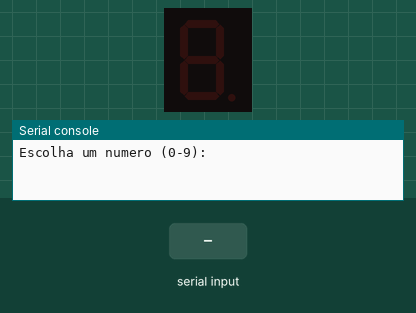
This program was run on a simulated MicroPython board. Shown: 1-digit seven-segment display, the last lines printed to the serial console. Inputs (shaded band) come from the test bench. The segment pins are drawn as the display they are named for.

Above: at 1.2 s.
1.3 s: "5" typed at the serial console, then Enter
At 2.3 s:
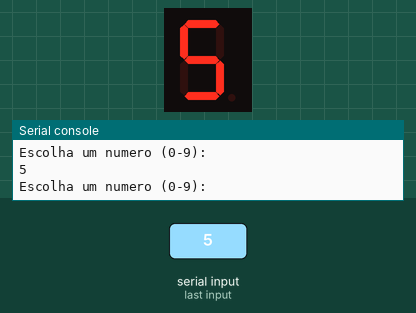
2.8 s: "1" typed at the serial console, then Enter
At 3.2 s:
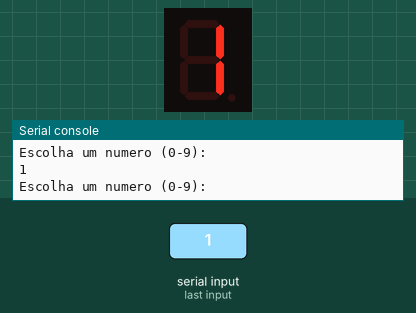
Timing chart, 0 to 5.8 s (numbered marks = the images above; inputs shaded):
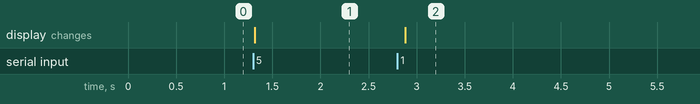

Measured:
- after the input at 1.3 s, the display: changes at once (image 1)
- after the input at 2.8 s, the display: changes after 0.08 s (image 2)

The program:

display_7_segmentos.py
```python
from machine import Pin
from time import sleep

#setando os pins
a = Pin(2, Pin.OUT)
b = Pin(15, Pin.OUT)
c= Pin(17, Pin.OUT)
d = Pin(5, Pin.OUT)
e = Pin(18, Pin.OUT)
f= Pin(4, Pin.OUT)
g = Pin(16, Pin.OUT)

pins = [a,b,c,d,e,f,g]

#### = [a,b,c,d,e,f,g]
num0 = [1,1,1,1,1,1,0]
num1 = [0,1,1,0,0,0,0]
num2 = [1,1,0,1,1,0,1]
num3 = [1,1,1,1,0,0,1]
num4 = [0,1,1,0,0,1,1]
num5 = [1,0,1,1,0,1,1]
num6 = [1,0,1,1,1,1,1]
num7 = [1,1,1,0,0,0,0]
num8 = [1,1,1,1,1,1,1]
num9 = [1,1,1,1,0,1,1]
noff = [0,0,0,0,0,0,0]

def ligar_led (led, time):
    led.on()
    sleep(time)
    led.off()
    sleep(time)

def numbers (num):
    for i, seg7 in zip (pins, num): #dá merge entre dois arrays
        i.value(seg7)

while True:
    num_key = int(input("Escolha um numero (0-9): "))

    while 0 < num_key > 9:
        num_key = int(input("Escolha um numero (0-9): "))

    search_num = f"num{num_key}" # pra procurar a variavel

    if search_num in globals():
        numbers(globals()[search_num])
    else:
        print("Numero invalido.")

    sleep(0.1)
```
